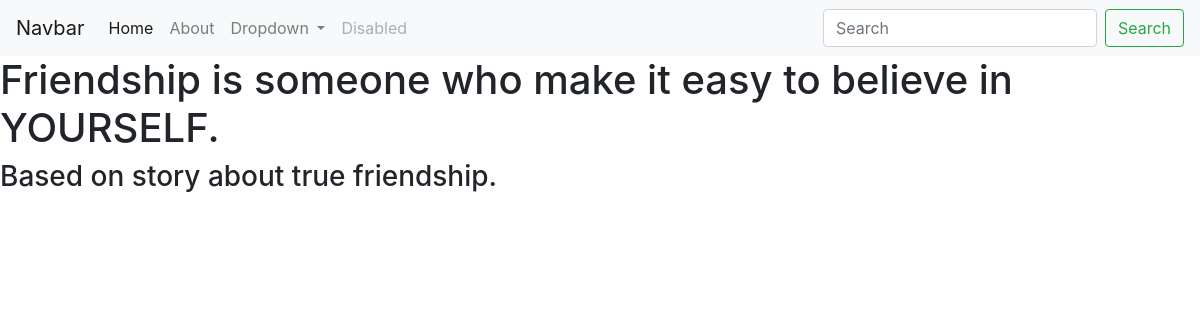
Screenshot of /myworks/3/ with the database file from the repository.
### myworks/models.py (models this page shows)
class Myworks(models.Model):
    title =models.CharField(max_length=200)
    description=models.TextField()
    url =models.URLField(blank=True)

### myworks/views.py (the view)
# urls.py: path('<int:myworks_id>/',views.detail,name='detail'),
def detail(request, myworks_id):
    myworks=get_object_or_404(Myworks, pk=myworks_id)
    return render(request,'myworks/detail.html',{'myworks':myworks})

### myworks/templates/myworks/detail.html
{% extends 'projects/base.html' %}
{% block content %}
<h1>{{ myworks.title }}</h1>
<h3>{{ myworks.description|safe }}</h3>
{% endblock %}

### rows the page displays
Myworks: title "Friendship is someone who make it easy to believe in YOURSELF.", description "Based on story about true friendship."
